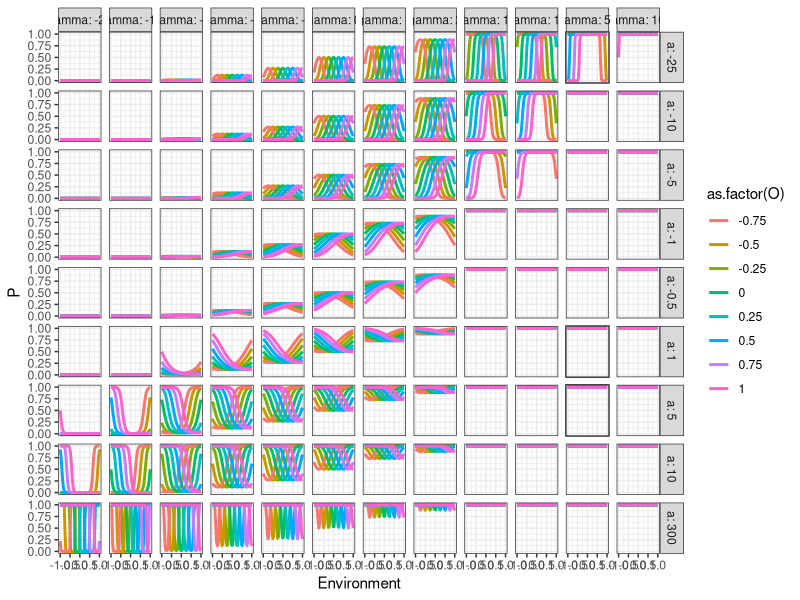

This chart was generated by the following R code:
## ---- chunk 1
library(tidyverse)
## ---- chunk 2
# Generates all combination of parmeters (12)

# a = c(-1, -5, -10),
#   gamma = c(-1, 0, 1)

tidyr::crossing(
  a = c(300, 10, 5, 1, -0.5, -1, -5, -10, -25), #c(-10, -25, -50, -100),
  O = c(-.75, -.5, -.25, 0, .25, .5, .75, 1),
  gamma = c(-20, -10, -4, -2, -1, 0, 1, 2, 10, 15, 50, 100),
  Environment = (seq(-1,1, length.out =50)) # 0.001
) %>% 
  mutate(P = 1 / (1 + exp(-(a * (Environment - O)^2 + gamma)))) %>% 
  unite(a, O, gamma, col = "Combinaison", sep = " ", remove = F) %>% 
  mutate(Combinaison = as.factor(Combinaison)) %>% 
  
  ggplot(aes(x=Environment, y=P, col = as.factor(O), group = paste(O, a, gamma))) +
  # xlim(0,1) +
  geom_line(linewidth=1) +
  facet_grid(a ~ gamma, labeller = label_both) +
  theme_bw()  #+
# scale_color_viridis_c()

# ggsave("Explo_parameters_canonic_quadratic.png", path = "D:/Mes Donnees/PhD/Figures/Art", width = 25, height = 15, units = "cm", dpi=800, bg="white")
